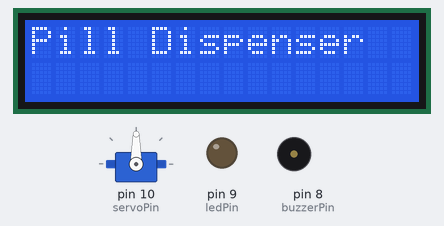
A sketch run on a simulated Arduino Uno, built with avr-gcc and run on an emulated ATmega328P. Shown: 16×2 character LCD, servo, output pins drawn as LEDs (lit = HIGH), buzzer (waves = sounding, pin HIGH). The local clock reads 2024-03-15 10:24:30 at power-on unless the sketch sets it.

Above: at 0.1 s.
At 2.2 s:
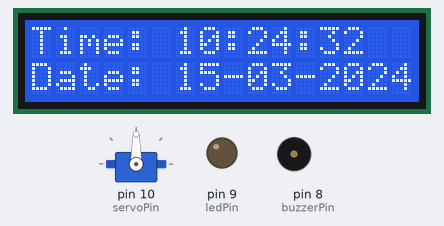
At 10.4 s:
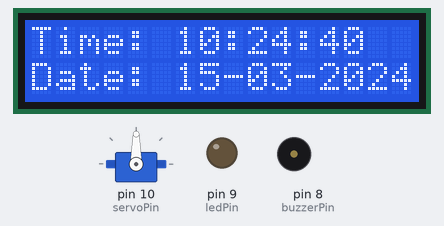
At 19.7 s:
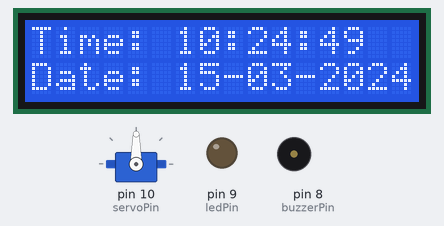
At 29.0 s:
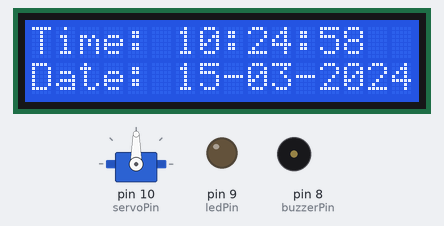
At 38.3 s:
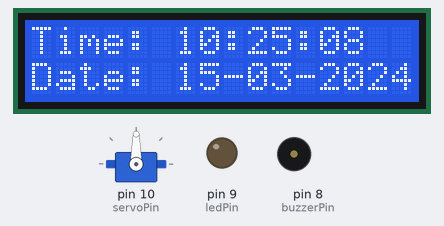

Measured:
- what the display in image 1 shows lasts 1.0 s, from 2.1 s to 3.1 s

The sketch:

pilldispenser.ino
```cpp
#include <Wire.h>
#include <RTClib.h>
#include <LiquidCrystal_I2C.h>
#include <Servo.h>

// Initialize objects
RTC_DS3231 rtc;
LiquidCrystal_I2C lcd(0x27, 16, 2);
Servo dispenserServo;

// Define pins
const int buzzerPin = 8;
const int ledPin = 9;
const int servoPin = 10;

// Define medicine delivery times
const int medHours[] = {16, 16, 16}; // 8 AM, 2 PM, 8 PM
const int medMinutes[] = {24, 24, 25};
const int totalDoses = sizeof(medHours) / sizeof(medHours[0]);

bool triggered[3] = {false, false, false}; // Flag to prevent repeat

void setup() {
  Serial.begin(9600);

  lcd.init();
  lcd.backlight();
  lcd.clear();

  dispenserServo.attach(servoPin);
pinMode(buzzerPin, OUTPUT);
  pinMode(ledPin, OUTPUT);

  if (!rtc.begin()) {
    lcd.setCursor(0, 0);
    lcd.print("RTC Not Found");
    while (1);
  }

  // Uncomment only once to set time
  //rtc.adjust(DateTime(2025, 5, 19, 16, 8, 0));

  lcd.setCursor(0, 0);
  lcd.print("Pill Dispenser");
  delay(2000);
  lcd.clear();
}

void loop() {
  DateTime now = rtc.now();

    // Print Time
  lcd.setCursor(0, 0);
  lcd.print("Time: ");
  if (now.hour() < 10) lcd.print("0");
  lcd.print(now.hour());
  lcd.print(":");
if (now.minute() < 10) lcd.print("0");
  lcd.print(now.minute());
  lcd.print(":");
  if (now.second() < 10) lcd.print("0");
  lcd.print(now.second());

  // Print Date
  lcd.setCursor(0, 1);
  lcd.print("Date: ");
  if (now.day() < 10) lcd.print("0");
  lcd.print(now.day());
  lcd.print("-");
  if (now.month() < 10) lcd.print("0");
  lcd.print(now.month());
  lcd.print("-");
  lcd.print(now.year());

  // Check each scheduled time
  for (int i = 0; i < totalDoses; i++) {
    if (now.hour() == medHours[i] && now.minute() == medMinutes[i]) {
      if (!triggered[i]) {
        dispensePill();
        triggered[i] = true;
      }
    } else {
      triggered[i] = false; // Reset trigger for next day
    }
  }

  delay(1000);
}

void dispensePill() {
  lcd.clear();
  lcd.setCursor(0, 0);
  lcd.print("Take Medicine!");

  digitalWrite(ledPin, HIGH);
  digitalWrite(buzzerPin, HIGH);
  delay(3000);
  digitalWrite(buzzerPin, LOW);

  // Servo action
dispenserServo.write(90); // Rotate to release
  delay(2000);
  dispenserServo.write(0);  // Return to original
  delay(1000);

  digitalWrite(ledPin, LOW);

  lcd.clear();
}
```
